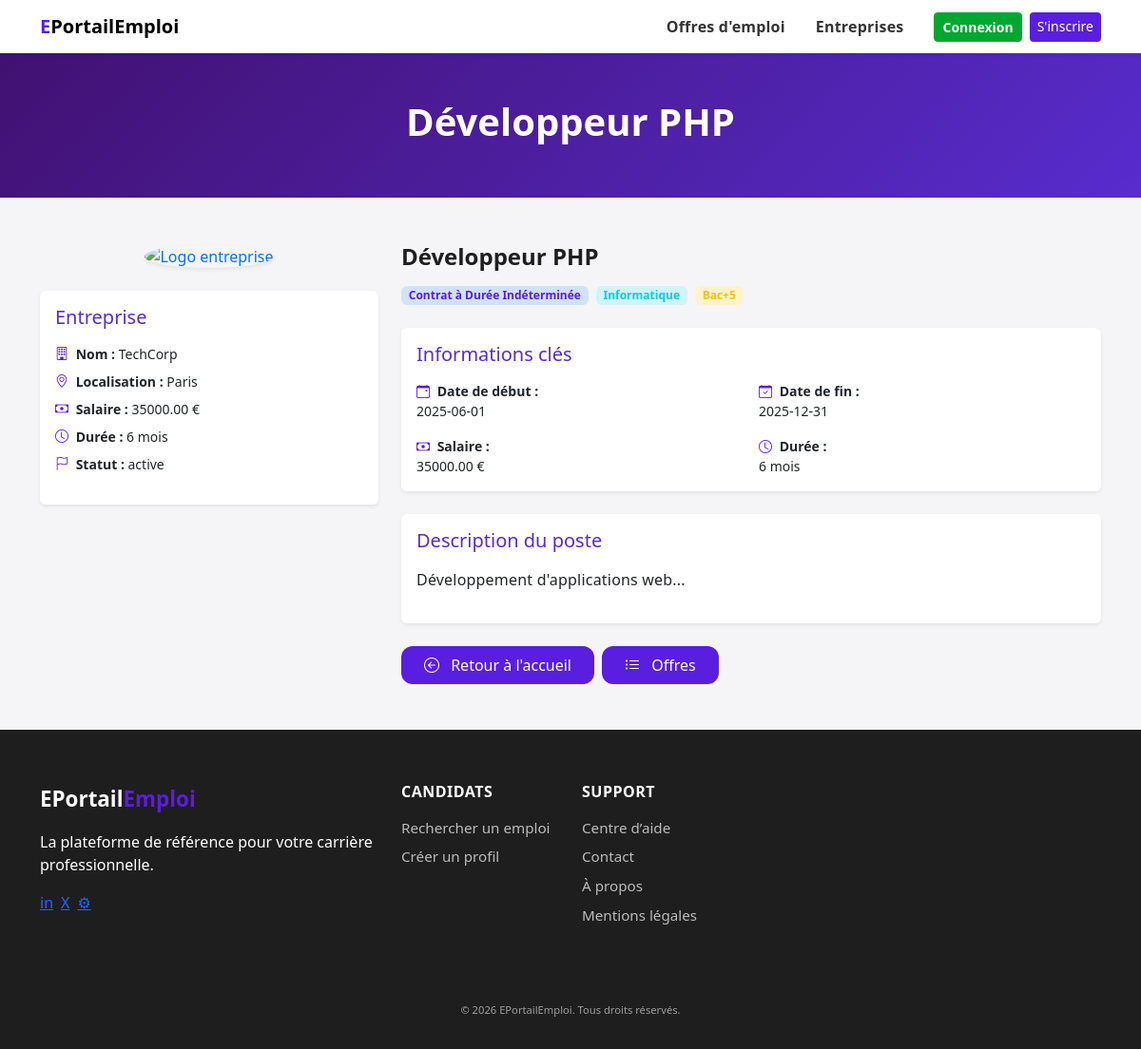
Page /offres/show?id=1 on the earlier database version.
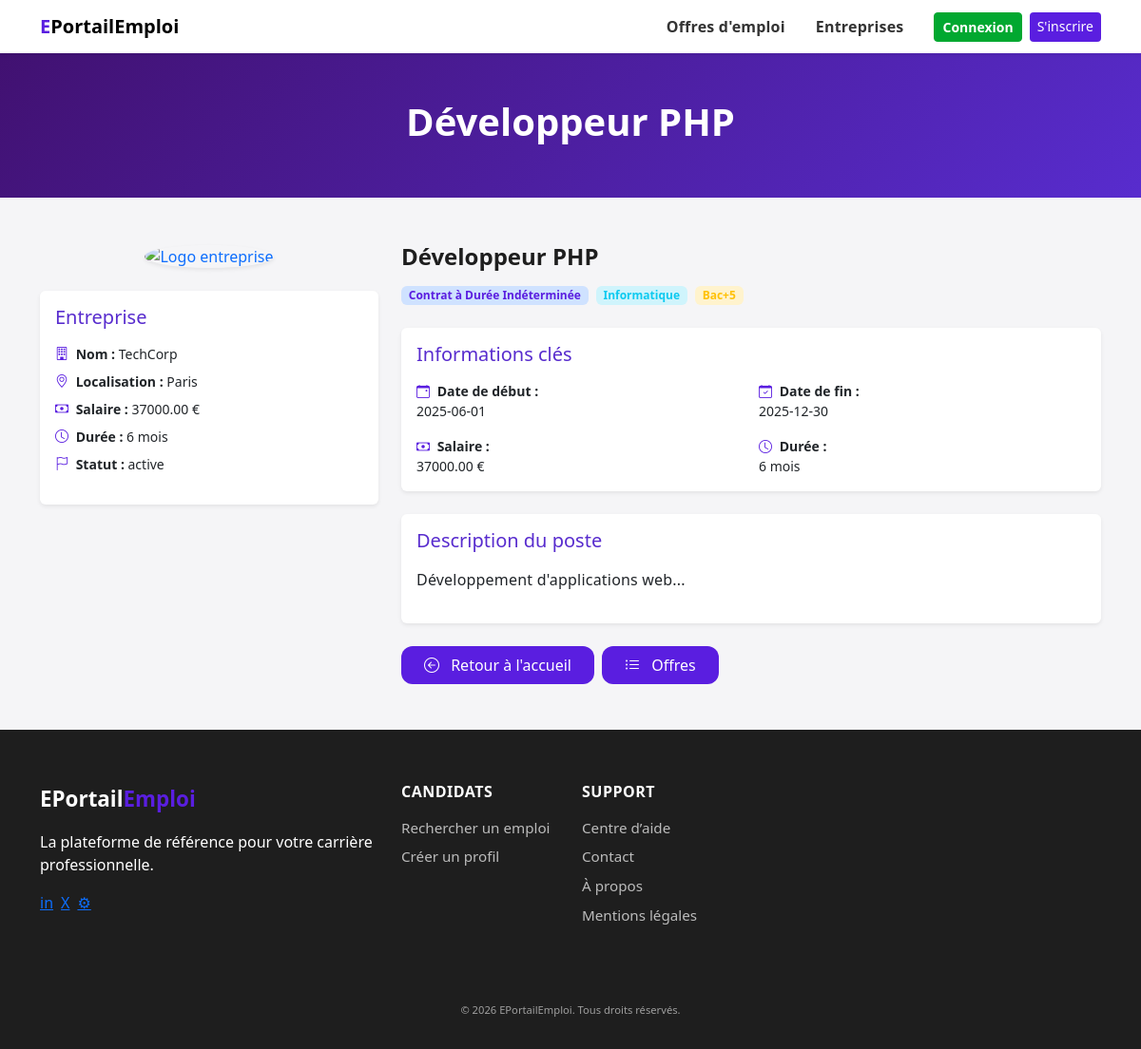
Same page on the later database version.
### tables this page shows
CREATE TABLE IF NOT EXISTS `offres` (
  `id` int NOT NULL AUTO_INCREMENT,
  `auteur_id` int NOT NULL,
  `date_creation` datetime NOT NULL,
  `modifie_par` int DEFAULT NULL,
  `date_modification` datetime DEFAULT NULL,
  `entreprise_id` int NOT NULL,
  `type_offre_id` int NOT NULL,
  `niveau_qualification_id` int NOT NULL,
  `domaine_emploi_id` int NOT NULL,
  `localisation_id` int NOT NULL,
  `titre` varchar(150) NOT NULL,
  `description` text,
  `date_debut` date DEFAULT NULL,
  `date_fin` date DEFAULT NULL,
  `duree_contrat` int DEFAULT NULL,
  `salaire` decimal(10,2) DEFAULT NULL,
  `statut` enum('active','inactive','archive') DEFAULT 'active',
  PRIMARY KEY (`id`),
  KEY `type_offre_id` (`type_offre_id`),
  KEY `niveau_qualification_id` (`niveau_qualification_id`),
  KEY `domaine_emploi_id` (`domaine_emploi_id`),
  KEY `localisation_id` (`localisation_id`),
  KEY `user_id` (`auteur_id`) USING BTREE,
  KEY `offres_ibfk_2` (`entreprise_id`),
  KEY `fk_offres_modifie_par` (`modifie_par`)
);

CREATE TABLE IF NOT EXISTS `entreprises` (
  `id` int NOT NULL AUTO_INCREMENT,
  `date_inscription` timestamp NULL DEFAULT CURRENT_TIMESTAMP,
  `gestionnaire_id` int DEFAULT NULL,
  `nom` varchar(150) NOT NULL,
  `secteur_id` int NOT NULL,
  `adresse` varchar(255) NOT NULL,
  `code_postal` varchar(20) DEFAULT NULL,
  `ville` varchar(150) DEFAULT NULL,
  `pays` varchar(100) DEFAULT NULL,
  `telephone` varchar(30) DEFAULT NULL,
  `email` varchar(100) DEFAULT NULL,
  `siret` varchar(14) NOT NULL,
  `site_web` varchar(255) DEFAULT NULL,
  `taille` varchar(50) DEFAULT NULL,
  `description` text,
  `logo` varchar(255) DEFAULT NULL,
  PRIMARY KEY (`id`),
  UNIQUE KEY `siret` (`siret`),
  UNIQUE KEY `fk_entreprises_gestionnaire` (`gestionnaire_id`) USING BTREE,
  KEY `secteur_id` (`secteur_id`)
);

CREATE TABLE IF NOT EXISTS `localisations` (
  `id` int NOT NULL AUTO_INCREMENT,
  `ville` varchar(100) NOT NULL,
  `departement` varchar(100) DEFAULT NULL,
  `region` varchar(100) DEFAULT NULL,
  `pays` varchar(100) NOT NULL,
  PRIMARY KEY (`id`)
);

CREATE TABLE IF NOT EXISTS `types_offres` (
  `id` int NOT NULL AUTO_INCREMENT,
  `code` varchar(50) NOT NULL,
  `description` varchar(100) NOT NULL,
  PRIMARY KEY (`id`),
  UNIQUE KEY `code` (`code`)
);

CREATE TABLE IF NOT EXISTS `domaines_emploi` (
  `id` int NOT NULL AUTO_INCREMENT,
  `nom` varchar(150) NOT NULL,
  PRIMARY KEY (`id`),
  UNIQUE KEY `nom` (`nom`)
);

CREATE TABLE IF NOT EXISTS `niveaux_qualification` (
  `id` int NOT NULL AUTO_INCREMENT,
  `libelle` varchar(100) NOT NULL,
  PRIMARY KEY (`id`),
  UNIQUE KEY `libelle` (`libelle`)
);

### app/Modules/Offres/OffresController.php (called while the page is built, shortened)
<?php
class OffresController
{
    private function makeService(): OffresService
    {
        $pdo       = Database::getConnection();
        $repo      = new OffresRepository($pdo);
        $validator = new OffresValidator();
        return new OffresService($repo, $validator);
    }
    private function renderPublic(string $view, array $params = []): void
    {
        extract($params);
        require __DIR__ . "/../../../views/offres/{$view}.php";
        require __DIR__ . "/../../../views/layouts/main.php";
    }
    public function show(): void
    {
        $id = isset($_GET['id']) ? (int)$_GET['id'] : 0;
        $service = $this->makeService();
        $result  = $service->showPublic($id);
        $this->renderPublic("show", [
            "title" => $result['data']['offre']['titre'] ?? "Offre",
            "offre" => $result['data']['offre'],
        ]);
    }
}

### app/Core/Router.php (called while the page is built, shortened)
<?php
class Router
{
    private array $routes = [];
    public function get(string $path, string $action): void
    {
        $this->routes['GET'][$path] = $action;
    }
    public function post(string $path, string $action): void
    {
        $this->routes['POST'][$path] = $action;
    }
    public function run(): void
    {
        $method = $_SERVER['REQUEST_METHOD'] ?? 'GET';
        $uri    = $_SERVER['REQUEST_URI'] ?? '/';
        $path = parse_url($uri, PHP_URL_PATH) ?: '/';
        $action = $this->routes[$method][$path];
        [$class, $methodName] = explode('@', $action);
        $controller = new $class();
        $controller->$methodName();
    }
}

### public/index.php (called while the page is built, shortened)
<?php
$router = new Router();
$router->get('/', 'App\\Modules\\Home\\HomeController@index');
$router->get('/mentions-legales', 'App\\Modules\\Home\\HomeController@mentionsLegales');
$router->get('/contact', 'App\\Modules\\Home\\HomeController@contact');
$router->get('/centre-aide', 'App\\Modules\\Home\\HomeController@centreAide');
$router->get('/a-propos', 'App\\Modules\\Home\\HomeController@aPropos');
$router->get('/maintenance', 'App\\Modules\\Home\\HomeController@maintenance');
$router->get('/500', 'App\\Modules\\Home\\HomeController@error500');
$router->get('/login', 'App\\Modules\\Auth\\AuthController@showLogin');
$router->post('/login', 'App\\Modules\\Auth\\AuthController@login');
$router->get('/logout', 'App\\Modules\\Auth\\AuthController@logout');
$router->get('/register/candidat', 'App\\Modules\\Auth\\AuthController@showRegisterCandidat');
$router->post('/register/candidat', 'App\\Modules\\Auth\\AuthController@registerCandidat');
$router->get('/register/entreprise', 'App\\Modules\\Auth\\AuthController@showRegisterEntreprise');
$router->post('/register/entreprise', 'App\\Modules\\Auth\\AuthController@registerEntreprise');
$router->get('/password/forgot',       'App\\Modules\\Auth\\AuthController@showForgotPassword' );
$router->post('/password/forgot',       'App\\Modules\\Auth\\AuthController@ForgotPassword' );
$router->get('/password/reset',        'App\\Modules\\Auth\\AuthController@showResetPassword'  );
$router->post('/password/reset',       'App\\Modules\\Auth\\AuthController@resetPassword'      );
$router->get('/entreprises', 'App\\Modules\\Entreprise\\EntrepriseController@index');
$router->get('/entreprises/show', 'App\\Modules\\Entreprise\\EntrepriseController@show');
$router->get('/admin/entreprises', 'App\\Modules\\Entreprise\\EntrepriseController@adminIndex');
$router->get('/admin/entreprises/create', 'App\\Modules\\Entreprise\\EntrepriseController@createForm');
$router->post('/admin/entreprises/create', 'App\\Modules\\Entreprise\\EntrepriseController@create');
$router->get('/admin/entreprise/create', 'App\\Modules\\Entreprise\\EntrepriseController@createForm');
$router->post('/admin/entreprise/create', 'App\\Modules\\Entreprise\\EntrepriseController@create');
$router->get('/admin/entreprises/edit', 'App\\Modules\\Entreprise\\EntrepriseController@editForm');
$router->post('/admin/entreprises/edit', 'App\\Modules\\Entreprise\\EntrepriseController@update');
$router->post('/admin/entreprises/delete', 'App\\Modules\\Entreprise\\EntrepriseController@delete');
$router->get('/dashboard/entreprise/edit', 'App\\Modules\\Entreprise\\EntrepriseController@editForm');
$router->get('/admin/users', 'App\\Modules\\Auth\\UserController@adminIndex');
$router->get('/admin/users/create', 'App\\Modules\\Auth\\UserController@createForm');
$router->post('/admin/users/create', 'App\\Modules\\Auth\\UserController@create');
$router->get('/admin/users/edit', 'App\\Modules\\Auth\\UserController@editForm');
$router->post('/admin/users/edit', 'App\\Modules\\Auth\\UserController@update');
$router->post('/admin/users/delete', 'App\\Modules\\Auth\\UserController@delete');
$router->get('/dashboard/equipe', 'App\\Modules\\Auth\\UserController@gestionnaireIndex');
$router->get('/dashboard/equipe/create', 'App\\Modules\\Auth\\UserController@createForm');
$router->post('/dashboard/equipe/create', 'App\\Modules\\Auth\\UserController@create');
$router->get('/dashboard/equipe/edit', 'App\\Modules\\Auth\\UserController@editForm');
$router->post('/dashboard/equipe/edit', 'App\\Modules\\Auth\\UserController@update');
$router->post('/dashboard/equipe/delete', 'App\\Modules\\Auth\\UserController@delete');
$router->get('/dashboard/profil', 'App\\Modules\\Auth\\UserController@recruteurProfile');
$router->post('/dashboard/profil', 'App\\Modules\\Auth\\UserController@updateProfile');
$router->get('/offres', 'App\\Modules\\Offres\\OffresController@index');
$router->get('/offres/show', 'App\\Modules\\Offres\\OffresController@show');
$router->get('/offres/partial', 'App\\Modules\\Offres\\OffresController@publicPartial');
$router->get('/admin/offres', 'App\\Modules\\Offres\\OffresController@adminIndex');
$router->get('/admin/offres/create', 'App\\Modules\\Offres\\OffresController@createForm');
$router->post('/admin/offres/create', 'App\\Modules\\Offres\\OffresController@create');
$router->get('/admin/offres/edit', 'App\\Modules\\Offres\\OffresController@editForm');
$router->post('/admin/offres/edit', 'App\\Modules\\Offres\\OffresController@update');
$router->post('/admin/offres/delete', 'App\\Modules\\Offres\\OffresController@delete');
$router->get('/dashboard/offres', 'App\\Modules\\Offres\\OffresController@manageIndex');
$router->get('/dashboard/offres/create', 'App\\Modules\\Offres\\OffresController@createForm');
$router->post('/dashboard/offres/create', 'App\\Modules\\Offres\\OffresController@create');
$router->get('/dashboard/offres/edit', 'App\\Modules\\Offres\\OffresController@editForm');
$router->post('/dashboard/offres/edit', 'App\\Modules\\Offres\\OffresController@update');
$router->post('/dashboard/offres/delete', 'App\\Modules\\Offres\\OffresController@delete');
$router->get('/admin/offres/partial', 'App\\Modules\\Offres\\OffresController@adminPartial');
$router->get('/dashboard/offres/partial', 'App\\Modules\\Offres\\OffresController@managePartial');
$router->run();

### app/Modules/Offres/OffresRepository.php (called while the page is built, shortened)
<?php
class OffresRepository
{
    public function findActive(int $id): ?array
    {
        $sql = "SELECT o.*, e.nom AS entreprise_nom, l.ville AS localisation,
                       t.code AS type_offre_code, t.description AS type_offre_description,
                       nq.libelle AS niveau_qualification, d.nom AS domaine_emploi
                FROM offres o
                JOIN entreprises e ON e.id = o.entreprise_id
                LEFT JOIN localisations l ON l.id = o.localisation_id
                LEFT JOIN types_offres t ON t.id = o.type_offre_id
                LEFT JOIN niveaux_qualification nq ON nq.id = o.niveau_qualification_id
                LEFT JOIN domaines_emploi d ON d.id = o.domaine_emploi_id
                WHERE o.id = :id AND o.statut = 'active'
                LIMIT 1";
        $stmt = $this->pdo->prepare($sql);
        $stmt->execute(['id' => $id]);
        return $stmt->fetch(PDO::FETCH_ASSOC) ?: null;
    }
}

### app/Modules/Offres/OffresService.php (called while the page is built, shortened)
<?php
class OffresService
{
    public function showPublic(int $id): array
    {
        $offre = $this->repo->findActive($id);
        return ['success' => true, 'data' => ['offre' => $offre]];
    }
}

### views/offres/show.php (the view, shortened to what the changed rows need)
<?php
$e = static fn($v) => htmlspecialchars((string)$v, ENT_QUOTES, 'UTF-8');
$titre = $offre['titre'] ?? "Offre d'emploi";
?>
<?php require __DIR__ . '/../partials/banniere.php'; ?>
<section class="container py-5">
    <div class="row gy-5">
        <aside class="col-12 col-lg-4">
            <div class="card shadow-sm border-0 mb-4">
                <div class="card-body">
                    <h2 class="h5 text-secondary mb-3">Entreprise</h2>
                    <ul class="list-unstyled small">
                        <li class="mb-2">
                            <i class="bi bi-building text-primary me-1"></i>
                            <strong>Nom :</strong> <?= $e($offre['entreprise_nom']) ?>
                        </li>
                        <?php if (!empty($offre['localisation'])): ?>
                            <li class="mb-2">
                                <i class="bi bi-geo-alt text-primary me-1"></i>
                                <strong>Localisation :</strong> <?= $e($offre['localisation']) ?>
                            </li>
                        <?php endif; ?>
                        <?php if (!empty($offre['salaire'])): ?>
                            <li class="mb-2">
                                <i class="bi bi-cash text-primary me-1"></i>
                                <strong>Salaire :</strong> <?= $e($offre['salaire']) ?> €
                            </li>
                        <?php endif; ?>
                        <?php if (!empty($offre['duree_contrat'])): ?>
                            <li class="mb-2">
                                <i class="bi bi-clock text-primary me-1"></i>
                                <strong>Durée :</strong> <?= $e($offre['duree_contrat']) ?> mois
                            </li>
                        <?php endif; ?>
                        <li class="mb-2">
                            <i class="bi bi-flag text-primary me-1"></i>
                            <strong>Statut :</strong> <?= $e($offre['statut']) ?>
                        </li>
                    </ul>
                </div>
            </div>
        </aside>
        <div class="col-12 col-lg-8">
            <div class="mb-4">
                <h2 class="h4 fw-bold mb-3"><?= $e($offre['titre']) ?></h2>
                <div class="d-flex flex-wrap gap-2">
                    <?php if (!empty($offre['type_offre_description'])): ?>
                        <span class="badge bg-primary-subtle text-primary">
                            <?= $e($offre['type_offre_description']) ?>
                        </span>
                    <?php endif; ?>
                    <?php if (!empty($offre['domaine_emploi'])): ?>
                        <span class="badge bg-info-subtle text-info">
                            <?= $e($offre['domaine_emploi']) ?>
                        </span>
                    <?php endif; ?>
                    <?php if (!empty($offre['niveau_qualification'])): ?>
                        <span class="badge bg-warning-subtle text-warning">
                            <?= $e($offre['niveau_qualification']) ?>
                        </span>
                    <?php endif; ?>
                </div>
            </div>
            <section class="card shadow-sm border-0 mb-4">
                <div class="card-body">
                    <div class="row small g-3">
                        <?php if (!empty($offre['date_debut'])): ?>
                            <div class="col-md-6">
                                <i class="bi bi-calendar-event text-primary me-1"></i>
                                <strong>Date de début :</strong><br>
                                <?= $e($offre['date_debut']) ?>
                            </div>
                        <?php endif; ?>
                        <?php if (!empty($offre['date_fin'])): ?>
                            <div class="col-md-6">
                                <i class="bi bi-calendar-check text-primary me-1"></i>
                                <strong>Date de fin :</strong><br>
                                <?= $e($offre['date_fin']) ?>
                            </div>
                        <?php endif; ?>
                        <?php if (!empty($offre['salaire'])): ?>
                            <div class="col-md-6">
                                <i class="bi bi-cash text-primary me-1"></i>
                                <strong>Salaire :</strong><br>
                                <?= $e($offre['salaire']) ?> €
                            </div>
                        <?php endif; ?>
                        <?php if (!empty($offre['duree_contrat'])): ?>
                            <div class="col-md-6">
                                <i class="bi bi-clock text-primary me-1"></i>
                                <strong>Durée :</strong><br>
                                <?= $e($offre['duree_contrat']) ?> mois
                            </div>
                        <?php endif; ?>
                    </div>
                </div>
            </section>
            <section class="card shadow-sm border-0 mb-4">
                <div class="card-body">
                    <h3 class="h5 text-secondary mb-3">Description du poste</h3>
                    <p class="text-readable sm">
                        <?= nl2br($e($offre['description'] ?? 'Aucune description fournie.')) ?>
                    </p>
                </div>
            </section>
        </div>
    </div>
</section>

### views/partials/banniere.php
<section class="py-5 text-center bg-primary-gradient text-white">
  <div class="container">
    <h1 class="hero-title mb-2"><?= $e($titre ?? $title) ?></h1>
  </div>
</section>

Differences in the rows shown:
changed offres "Développeur PHP": salaire "35000.00" → "37000.00"; date_fin "2025-12-31" → "2025-12-30"
